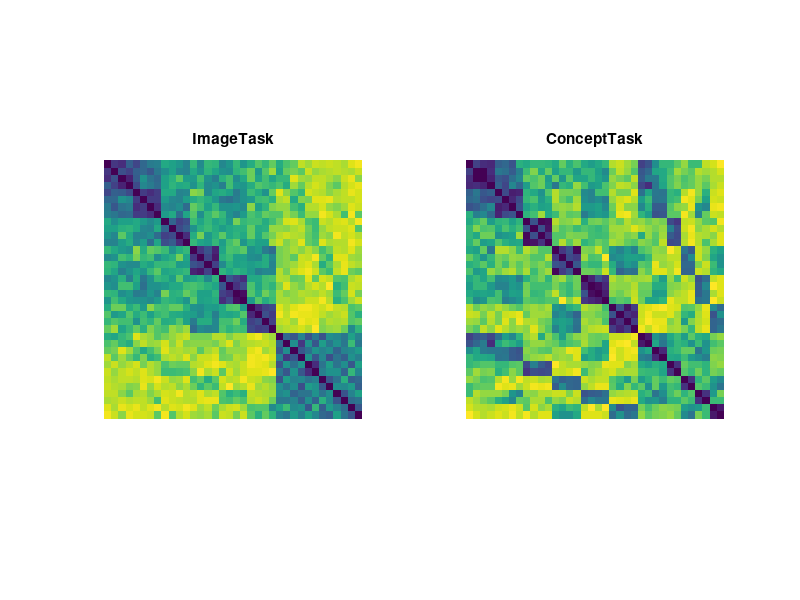

MATLAB code for this plot: (Note: this script raises an error after producing the figure.)
function stats_neuralbehaviouralcorr()

%% correlations between neural responses and behaviour
% run RSA from two behavioural tasks to RDMs of left and right hemispheres
% then do contra and ipsi conditions to two behavioural tasks

if isempty(which('cosmo_wtf'))
    addpath('~/Dropbox/MATLAB/CoSMoMVPA/mvpa')
end

plotmodels = 1;

%% get behavioural models

conceptsim = load('./results/stats_concept_similarity.mat');
imagesim = load('./results/stats_image_similarity.mat');

mask = ones(size(conceptsim.RDMmean));
mask = tril(mask,-1);

conc = conceptsim.RDMmean(mask==1);
imsim = imagesim.RDMmean(mask==1);

%% construct models for correlation

mods = [imsim conc]; % take behaviour RDMs and stimulus model RDMs
modelnames = {'ImageTask' 'ConceptTask'};

% plot models
if plotmodels
    figure
    for a = 1:size(mods,2)
        subplot(1,size(mods,2),a)
        imagesc(squareform(mods(:,a)))
        axis square
        axis off
        title(modelnames{a})
    end
end

%% stack results from image decoding
fprintf('Loading data\n')
hfiles = dir('./results/sub-*_half_decoding.mat'); % two halves
names = {hfiles(:).name};
res_cell={};
cc = clock();mm='';
for f=1:length(names)
    fn = sprintf('results/%s',names{f});
    load(fn,'res');
    res_cell{f} = res;
    mm = cosmo_show_progress(cc,f/length(names),sprintf('%i/%i',f,length(names)),mm);
end
res_all = cosmo_stack(res_cell);

timevect = res_all.a.fdim.values{1};

%% correlate neural data per half with models, then take mean
fprintf('Computing neural-behaviour analyses\n')

conds = {'Peripheral' 'MultiplePeripheral'};
clust = {'L_elecs' 'R_elecs'};
ci = {'contra' 'ipsi'};

stats = struct();
stats.format = 'stats.condition.electrodecluster.vf';
stats.timevect = res_all.a.fdim.values{1};
stats.models.names = modelnames;
stats.models.models = mods;

for c = 1:length(conds)

    res_cond = cosmo_slice(res_all,strcmp(res_all.sa.cond,conds{c}));

    %% do neural-behaviour correlations per vf/hemi combination
    vfs = unique(res_cond.sa.vf); % LVF/RVF
    for v = 1:length(vfs)
        for cl = 1:length(clust)
            fprintf('Computing task correlations for %s, %s, %s \n',conds{c},vfs{v},clust{cl})

            s=struct();
            for p = 1:length(names)

                res_p = cosmo_slice(res_cond,res_cond.sa.subject==p);

                %% correlate models with neural data

                % get data per half
                dat1 = cosmo_slice(res_p,strcmp(res_p.sa.vf,vfs{v})&strcmp(res_p.sa.clust,clust{cl})&res_p.sa.half==1);
                dat2 = cosmo_slice(res_p,strcmp(res_p.sa.vf,vfs{v})&strcmp(res_p.sa.clust,clust{cl})&res_p.sa.half==2);
                x1 = dat1.samples;
                x2 = dat2.samples;

                % correlate and neural data with behavioural data
                r1 = corr(x1,mods,'type','Spearman');
                r2 = corr(x2,mods,'type','Spearman');
                rho = (r1 + r2)/2;

                s.rho(:,:,p) = rho;

            end

            %% run stats

            fprintf('Computing stats for %s, %s, %s\n',conds{c},vfs{v},clust{cl})

            dat = s.rho;
            s.condition = conds{c};
            s.eleccluster = clust{cl};
            s.vf = vfs{v};
            s.n = size(dat,3);
            s.mu = mean(dat,3);
            s.mu_all = dat;
            s.se = std(dat,[],3)./sqrt(s.n);
            s.tv = res_cond.a.fdim.values{1};

            % calculate bayesfactors
            s.bf = zeros(length(timevect),length(modelnames));
            s.onset = NaN(2,1);
            s.peak = NaN(2,1);
            for m = 1:length(modelnames)
                s.bf(:,m) = bayesfactor_R_wrapper(squeeze(dat(:,m,:)),...
                    'returnindex',2,'verbose',false,'args','mu=0,rscale="medium",nullInterval=c(-0.5,0.5)');

                % group mean onset & peak
                [mo,ot] = max(movmean(s.bf(:,m)>10,[0 9])==1); % onset 10 consecutive tp BF>10
                [~,peak] = max(s.mu(:,m)); % peak
                ot(mo==0) = []; % remove "onsets" with max=0
                if ~isempty(ot)
                    s.onset(m) = s.tv(ot);
                end
                s.peak(m) = s.tv(peak);

            end

            %% now do difference between model correlations
            mu_all = squeeze(s.mu_all(:,1,:)-s.mu_all(:,2,:));
            s.moddiff.mu = mean(mu_all,2);
            s.moddiff.se = std(mu_all,[],2)./size(mu_all,2);
            s.moddiff.bf = bayesfactor_R_wrapper(s.mu_all,...
                'returnindex',2,'verbose',false,'args','mu=0,rscale="medium",nullInterval=c(-0.5,0.5)');

            %% collate and save
            stats.(conds{c}).(clust{cl}).(vfs{v}) = s;
            fprintf('BFs done for %s, %s, %s\n',conds{c},clust{cl},vfs{v})
            fprintf('Saving\n')
            save('./results/stats_behavcorr_byhalf.mat','stats','timevect', '-v7.3');
        end
    end

    %% now do neural-behaviour correlation for contra/ipsi conditions
    for co = 1:length(ci) % contra/ipsi

        fprintf('Computing task correlations for %s, %s\n',conds{c},ci{co})
        s=struct();
        if co == 1 % contra
            x1=stats.(conds{c}).L_elecs.RVF.mu_all;
            x2=stats.(conds{c}).R_elecs.LVF.mu_all;
        else
            x1=stats.(conds{c}).L_elecs.LVF.mu_all;
            x2=stats.(conds{c}).R_elecs.RVF.mu_all;
        end

        s.mu_all = (x1+x2)/2;

        s.condition = conds{c};
        s.ci = ci{co};
        s.n = size(s.mu_all,3);
        s.mu = mean(s.mu_all,3);
        s.se = std(s.mu_all,[],3)./sqrt(s.n);

        % calculate bayesfactors
        s.bf = zeros(length(timevect),length(modelnames));
        s.onset = NaN(2,1);
        s.peak = NaN(2,1);
        for m = 1:length(modelnames)
            s.bf(:,m) = bayesfactor_R_wrapper(squeeze(s.mu_all(:,m,:)),...
                'returnindex',2,'verbose',false,'args','mu=0,rscale="medium",nullInterval=c(-0.5,0.5)');

            % group mean onset & peak
            [mo,ot] = max(movmean(s.bf(:,m)>10,[0 9])==1); % onset 10 consecutive tp BF>10
            [~,peak] = max(s.mu(:,m)); % peak
            ot(mo==0) = []; % remove "onsets" with max=0
            if ~isempty(ot)
                s.onset(m) = timevect(ot);
            end
            s.peak(m) = timevect(peak);
        end

        %% now do difference between model correlations
        mu_all = squeeze(s.mu_all(:,1,:)-s.mu_all(:,2,:));
        s.moddiff.mu = mean(mu_all,2);
        s.moddiff.se = std(mu_all,[],2)./size(mu_all,2);
        s.moddiff.bf = bayesfactor_R_wrapper(s.mu_all,...
            'returnindex',2,'verbose',false,'args','mu=0,rscale="medium",nullInterval=c(-0.5,0.5)');

        %% now do difference between RH and LH
        mu_all = x2-x1;
        s.rldiff.mu = mean(mu_all,3);
        s.rldiff.n = size(mu_all,3);
        s.rldiff.se = std(mu_all,[],3)./sqrt(s.n);
       % calculate bayesfactors
        s.rldiff.bf = zeros(length(timevect),length(modelnames));
        s.rldiff.onset = NaN(2,1);
        s.rldiff.peak = NaN(2,1);
        for m = 1:length(modelnames)
            s.rldiff.bf(:,m) = bayesfactor_R_wrapper(squeeze(mu_all(:,m,:)),...
                'returnindex',2,'verbose',false,'args','mu=0,rscale="medium",nullInterval=c(-0.5,0.5)');

            % group mean onset & peak
            [mo,ot] = max(movmean(s.rldiff.bf(:,m)>10,[0 9])==1); % onset 10 consecutive tp BF>10
            [~,peak] = max(s.rldiff.mu(:,m)); % peak
            ot(mo==0) = []; % remove "onsets" with max=0
            if ~isempty(ot)
                s.rldiff.onset(m) = timevect(ot);
            end
            s.rldiff.peak(m) = timevect(peak);
        end

        %% collate and save
        stats.(conds{c}).(ci{co}) = s;
        fprintf('BFs done for %s, %s\n',conds{c},ci{co})
        fprintf('Saving\n')
        save('./results/stats_neuralbehavcorr.mat','stats','timevect', '-v7.3');
    end
end

end